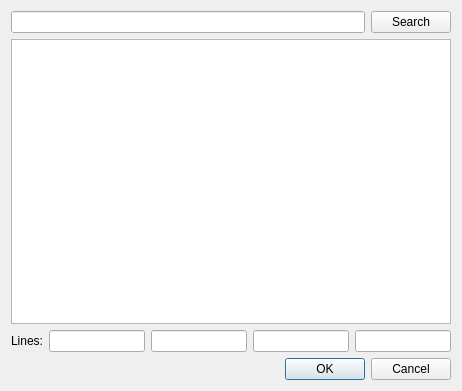
<?xml version="1.0" encoding="UTF-8"?>
<ui version="4.0">
 <class>StationDialog</class>
 <widget class="QDialog" name="StationDialog">
  <property name="geometry">
   <rect>
    <x>0</x>
    <y>0</y>
    <width>462</width>
    <height>391</height>
   </rect>
  </property>
  <property name="windowTitle">
   <string>Select Station</string>
  </property>
  <layout class="QVBoxLayout" name="verticalLayout">
   <item>
    <layout class="QGridLayout" name="gridLayout">
     <item row="0" column="0">
      <widget class="QLineEdit" name="m_input"/>
     </item>
     <item row="0" column="1">
      <widget class="QPushButton" name="m_searchButton">
       <property name="text">
        <string>Search</string>
       </property>
      </widget>
     </item>
     <item row="1" column="0" colspan="2">
      <widget class="QListView" name="m_view"/>
     </item>
     <item row="2" column="0" colspan="2">
      <layout class="QHBoxLayout" name="horizontalLayout">
       <item>
        <widget class="QLabel" name="label">
         <property name="text">
          <string>Lines:</string>
         </property>
        </widget>
       </item>
       <item>
        <widget class="QLineEdit" name="m_line1"/>
       </item>
       <item>
        <widget class="QLineEdit" name="m_line2"/>
       </item>
       <item>
        <widget class="QLineEdit" name="m_line3"/>
       </item>
       <item>
        <widget class="QLineEdit" name="m_line4"/>
       </item>
      </layout>
     </item>
     <item row="3" column="0" colspan="2">
      <widget class="QDialogButtonBox" name="buttonBox">
       <property name="orientation">
        <enum>Qt::Horizontal</enum>
       </property>
       <property name="standardButtons">
        <set>QDialogButtonBox::Cancel|QDialogButtonBox::Ok</set>
       </property>
      </widget>
     </item>
    </layout>
   </item>
  </layout>
 </widget>
 <resources/>
 <connections>
  <connection>
   <sender>buttonBox</sender>
   <signal>accepted()</signal>
   <receiver>StationDialog</receiver>
   <slot>accept()</slot>
   <hints>
    <hint type="sourcelabel">
     <x>228</x>
     <y>373</y>
    </hint>
    <hint type="destinationlabel">
     <x>157</x>
     <y>274</y>
    </hint>
   </hints>
  </connection>
  <connection>
   <sender>buttonBox</sender>
   <signal>rejected()</signal>
   <receiver>StationDialog</receiver>
   <slot>reject()</slot>
   <hints>
    <hint type="sourcelabel">
     <x>296</x>
     <y>372</y>
    </hint>
    <hint type="destinationlabel">
     <x>286</x>
     <y>274</y>
    </hint>
   </hints>
  </connection>
 </connections>
</ui>
